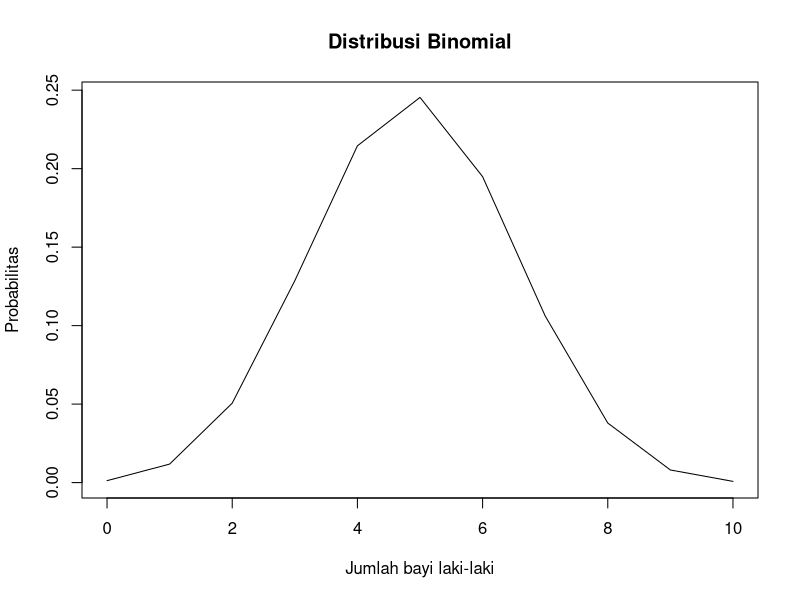
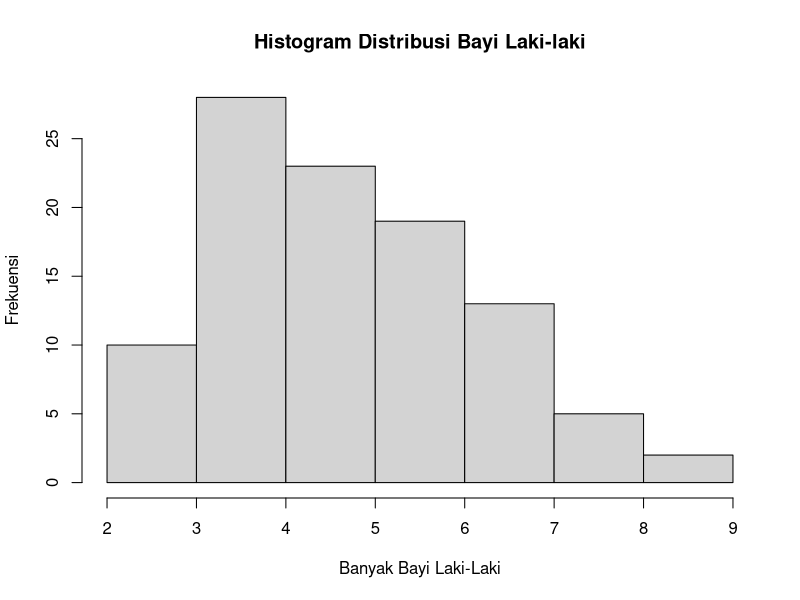

Reproduce these figures in R, in order.
# Nomor 1
# A. Bagaimana pendistribusian banyak bayi laki-laki? Tentukan distribusi dengan
#    parameter yang sesuai.
n <- 10
p <- 0.488
x <- 0:n
distb <- dbinom(x, n, p)
print(distb)
plot(x, distb, type = "l", ylim = c(0, max(distb)), xlab = "Jumlah bayi laki-laki", ylab = "Probabilitas", main = "Distribusi Binomial")

# B. Berapa probabilitas bahwa tepat tiga bayi di antaranya berjenis kelamin lakilaki?
probTigaLakiLaki <- dbinom(3, n, p)
print(probTigaLakiLaki)

# C. Berapa probabilitas bahwa kurang dari tiga bayi di antaranya berjenis kelamin
# laki-laki?
probKurangDuaLakiLaki <- pbinom(2, n, p)
print(probKurangDuaLakiLaki)

# D. Berapa probabilitas bahwa tiga atau lebih bayi di antaranya berjenis kelamin
# laki-laki?
probTigaAtauLebihLakiLaki <- 1 - probKurangDuaLakiLaki
print(probTigaAtauLebihLakiLaki)

# E. Berapa nilai harapan dan simpangan baku banyak bayi laki-laki?
harapan <- p * n
simpanganBaku <- sqrt((1-p) * harapan)
cat("Harapan: ",harapan," Simpangan Baku:", simpanganBaku)

# F. Gambarkan histogram pendistribusian banyak bayi laki-laki.
hist(rbinom(100, n, p), main = "Histogram Distribusi Bayi Laki-laki", xlab = "Banyak Bayi Laki-Laki", ylab = "Frekuensi")
